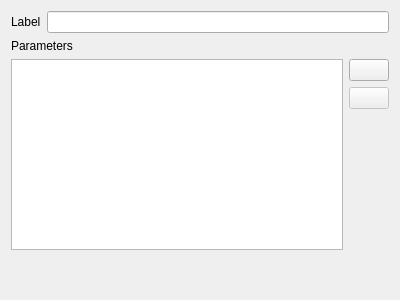
<?xml version="1.0" encoding="UTF-8"?>
<ui version="4.0">
 <class>DirectoryLocaleEditWidget</class>
 <widget class="QWidget" name="DirectoryLocaleEditWidget">
  <property name="geometry">
   <rect>
    <x>0</x>
    <y>0</y>
    <width>400</width>
    <height>300</height>
   </rect>
  </property>
  <property name="windowTitle">
   <string>Form</string>
  </property>
  <layout class="QVBoxLayout" name="verticalLayout">
   <item>
    <layout class="QGridLayout" name="gridLayout">
     <item row="0" column="0">
      <widget class="QLabel" name="label">
       <property name="text">
        <string>Label</string>
       </property>
      </widget>
     </item>
     <item row="0" column="1">
      <widget class="QLineEdit" name="labelLineEdit"/>
     </item>
    </layout>
   </item>
   <item>
    <widget class="QLabel" name="label_2">
     <property name="text">
      <string>Parameters</string>
     </property>
    </widget>
   </item>
   <item>
    <layout class="QHBoxLayout" name="horizontalLayout">
     <item>
      <widget class="QTreeView" name="parameterTreeView"/>
     </item>
     <item>
      <layout class="QVBoxLayout" name="verticalLayout_2">
       <item>
        <widget class="QPushButton" name="addParameterButton">
         <property name="enabled">
          <bool>true</bool>
         </property>
         <property name="text">
          <string/>
         </property>
         <property name="icon">
          <iconset resource="../zima-cad-parts.qrc">
           <normaloff>:/gfx/list-add.png</normaloff>:/gfx/list-add.png</iconset>
         </property>
         <property name="iconSize">
          <size>
           <width>14</width>
           <height>14</height>
          </size>
         </property>
        </widget>
       </item>
       <item>
        <widget class="QPushButton" name="removeParameterButton">
         <property name="enabled">
          <bool>false</bool>
         </property>
         <property name="text">
          <string/>
         </property>
         <property name="icon">
          <iconset resource="../zima-cad-parts.qrc">
           <normaloff>:/gfx/list-remove.png</normaloff>:/gfx/list-remove.png</iconset>
         </property>
         <property name="iconSize">
          <size>
           <width>14</width>
           <height>14</height>
          </size>
         </property>
        </widget>
       </item>
       <item>
        <spacer name="verticalSpacer_2">
         <property name="orientation">
          <enum>Qt::Vertical</enum>
         </property>
         <property name="sizeHint" stdset="0">
          <size>
           <width>20</width>
           <height>40</height>
          </size>
         </property>
        </spacer>
       </item>
      </layout>
     </item>
    </layout>
   </item>
   <item>
    <spacer name="verticalSpacer">
     <property name="orientation">
      <enum>Qt::Vertical</enum>
     </property>
     <property name="sizeHint" stdset="0">
      <size>
       <width>20</width>
       <height>40</height>
      </size>
     </property>
    </spacer>
   </item>
  </layout>
 </widget>
 <resources>
  <include location="../zima-cad-parts.qrc"/>
 </resources>
 <connections/>
</ui>
